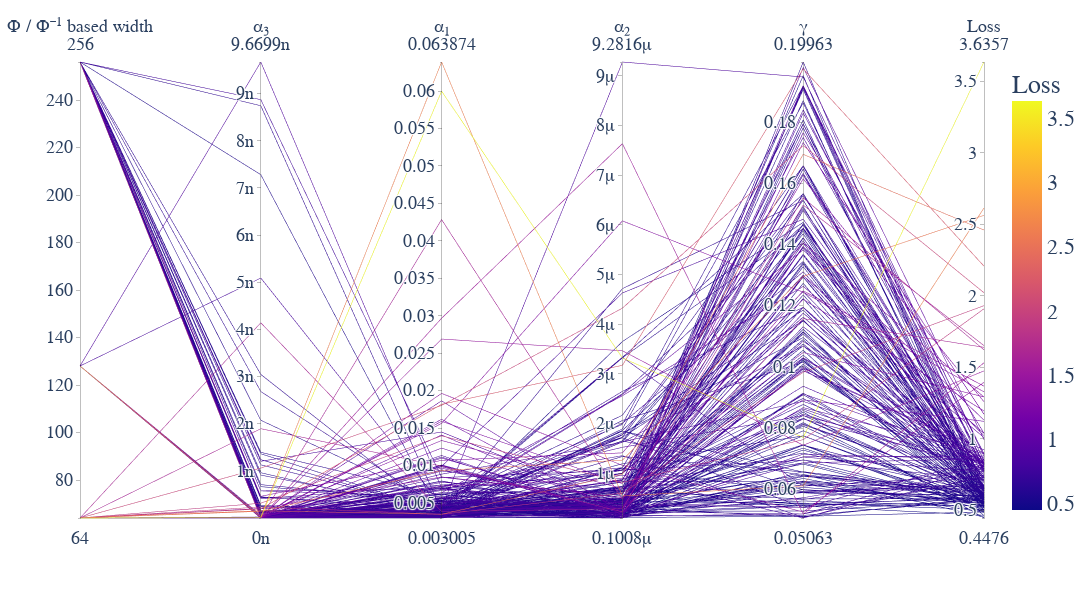

The cell this chart's notebook holds for it:
### Markdown cell above
##### Figure S3

### Code cell
top5_params = importance_df['Hyperparameter'].head(5).tolist()
selected_dims = top5_params + ['Value']
df_plot = df_complete[selected_dims].copy()

fig = px.parallel_coordinates(
    df_plot,
    dimensions=selected_dims,
    color='Value',
    color_continuous_scale='plasma',
    range_color=[df_complete['Value'].min(), df_complete['Value'].max()],
    width=1800,
    height=600,
    # Set custom labels for the parameters so they are consistent with the paper
    labels = {
        'Param enc_start': 'Φ / Φ⁻¹ based width',
        'Param L2_lam': 'α₃',
        'Param recon_lam': 'α₁',
        'Param Linf_lam': 'α₂',
        'Param control_gain': 'γ',
        'Value': 'Loss'
    },
)
fig.update_layout(
    font=dict(
        size=22,       # Base font size for labels, tick labels, and legend
        family="Arial",  # You can choose another font
    )
)

fig.write_image(results_base_path / "figures" / "supplementary_figure3.svg")
fig.show()

### Figure 1 — Plotly figure (JSON) as saved in the notebook; plotly's stock layout.template omitted (floating-point values rounded to 4 significant figures; data arrays with more than 128 entries replaced by an {"elided": "..."} marker saying what was removed)
{"data": [{"dimensions": [{"label": "Φ / Φ⁻¹ based width", "values": {"elided": "208 int values"}}, {"label": "α₃", "values": {"elided": "208 float values"}}, {"label": "α₁", "values": {"elided": "208 float values"}}, {"label": "α₂", "values": {"elided": "208 float values"}}, {"label": "γ", "values": {"elided": "208 float values"}}, {"label": "Loss", "values": {"elided": "208 float values"}}], "domain": {"x": [0, 1], "y": [0, 1]}, "line": {"color": {"elided": "208 float values"}, "coloraxis": "coloraxis"}, "name": "", "type": "parcoords"}], "layout": {"coloraxis": {"cmax": 3.636, "cmin": 0.4476, "colorbar": {"title": {"text": "Loss"}}, "colorscale": [[0, "#0d0887"], [0.1111, "#46039f"], [0.2222, "#7201a8"], [0.3333, "#9c179e"], [0.4444, "#bd3786"], [0.5556, "#d8576b"], [0.6667, "#ed7953"], [0.7778, "#fb9f3a"], [0.8889, "#fdca26"], [1, "#f0f921"]]}, "font": {"family": "Arial", "size": 22}, "height": 600, "legend": {"tracegroupgap": 0}, "margin": {"t": 60}, "width": 1800}}
